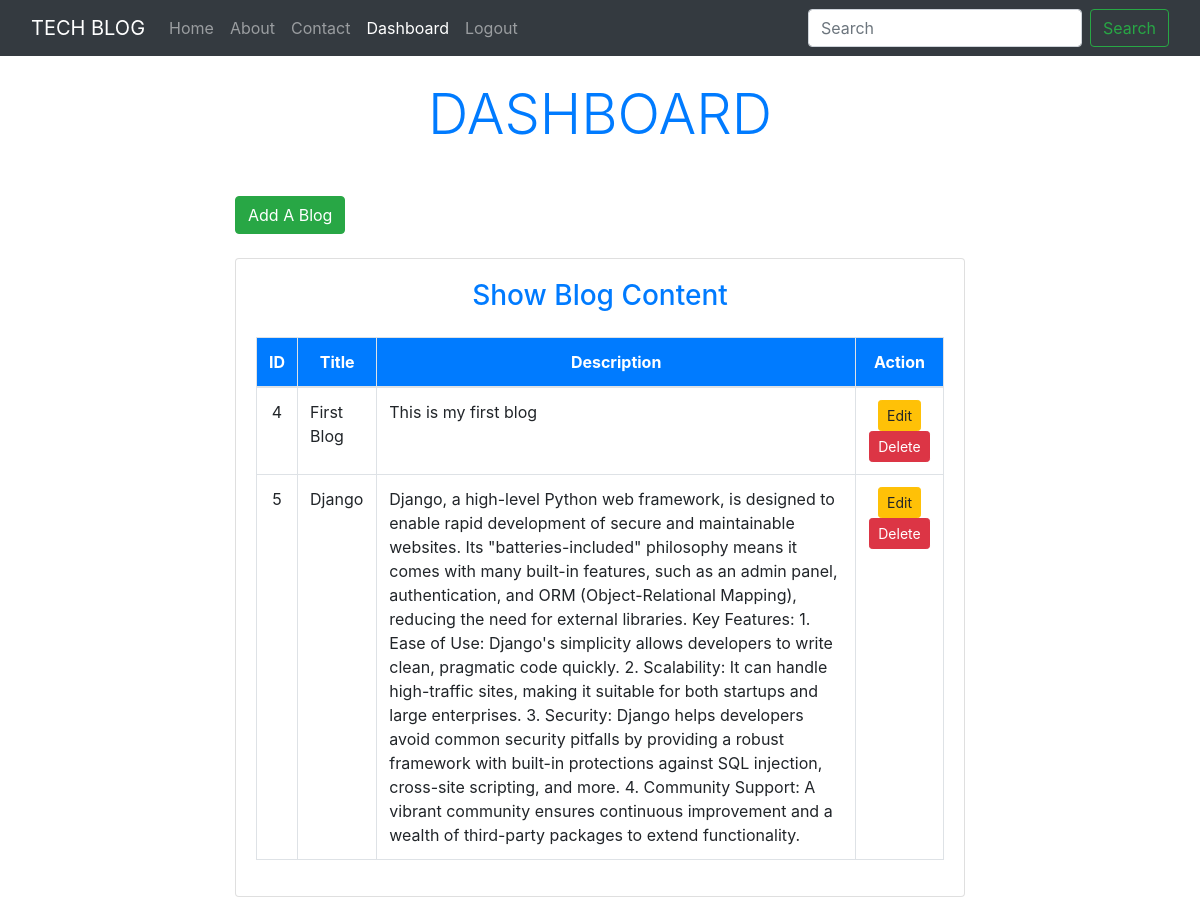
Page /dashboard/ (signed in) on the committed database.
### blog/models.py (models this page shows)
class Blog(models.Model):
    title = models.CharField(max_length=200)
    cont = models.TextField()

### blog/views.py (the view)
# urls.py: path('dashboard/',views.dashboard, name="dashboard"),
def dashboard(request):
    if request.user.is_authenticated:
        blogs = Blog.objects.all()
        user = request.user
        full_name = user.get_full_name()
        gps = user.groups.all()
        return render(request, 'blog/dashboard.html',{'blogs':blogs,'full_name':full_name,'groups':gps})

### blog/templates/blog/dashboard.html (shortened to what this page needs)
{% extends 'blog/base.html' %}
{% load static %}
{% block content %}
<div class="container py-4">
    <div class="row justify-content-center">
        <div class="col-md-8">
            <h2 class="display-4 text-primary text-center mb-5">DASHBOARD</h2>
            <a class="btn btn-success mb-4" href="{% url 'addblog' %}">Add A Blog</a>
            <div class="card mb-4">
                <div class="card-body">
                    <h3 class="card-title text-center text-primary mb-4">Show Blog Content</h3>
                    {% if blogs %}
                        <div class="table-responsive">
                            <table class="table table-hover table-bordered">
                                <thead class="bg-primary text-white">
                                    <tr>
                                        <th scope="col" class="text-center">ID</th>
                                        <th scope="col" class="text-center">Title</th>
                                        <th scope="col" class="text-center">Description</th>
                                        <th scope="col" class="text-center">Action</th>
                                    </tr>
                                </thead>
                                <tbody>
                                    {% for blg in blogs %}
                                        <tr>
                                            <td class="text-center">{{ blg.id }}</td>
                                            <td>{{ blg.title }}</td>
                                            <td>{{ blg.cont }}</td>
                                            <td class="text-center">
                                                <a href="{% url 'updateblog' blg.id %}" class="btn btn-warning btn-sm">Edit</a>
                                                {% if perms.blog.delete_blog %}
                                                    <form action="{% url 'deleteblog' blg.id %}" method="post" class="d-inline">
                                                        <input type="submit" class="btn btn-danger btn-sm" value="Delete">
                                                    </form>
                                                {% endif %}
                                            </td>
                                        </tr>
                                    {% endfor %}
                                </tbody>
                            </table>
                        </div>
                    {% else %}
                        <h4 class="text-center alert alert-warning">NO Records!</h4>
                    {% endif %}
                </div>
            </div>
        </div>
    </div>
</div>
{% endblock content %}

### blog/templates/blog/base.html (shortened to what this page needs)
<!DOCTYPE html>
{% load static %}
<html>
    <head>
        <link rel="stylesheet" href="{% static 'blog/css/bootstrap.css' %}">
        <link rel="stylesheet" href="{% static 'blog/css/style.css' %}">
    </head>
    <body>
        <div class="container-fluid bg-dark">
            {% include "blog/navbar.html" %}
        </div>
        <div class="container">
            <div class="row">
                <div class="col-sm-12">
                </div>
            </div>
            <div class="row">
                {% block content %}{% endblock content %}
            </div>
        </div>
    </body>
</html>

### blog/templates/blog/navbar.html (shortened to what this page needs)
<nav class="navbar navbar-expand-lg navbar-dark bg-dark">
  <a class="navbar-brand" href="/">TECH BLOG</a>
  <div class="collapse navbar-collapse" id="navbarNavAltMarkup">
    <div class="navbar-nav">
      <a class="nav-item nav-link {% if request.path == '/' %}active{% endif %}" href="/">Home</a>
      <a class="nav-item nav-link {% if request.path == '/about/' %}active{% endif %}" href="{% url 'about' %}">About</a>
      <a class="nav-item nav-link {% if request.path == '/contact/' %}active{% endif %}" href="{% url 'contact' %}">Contact</a>
      {% if request.user.is_authenticated %}
      <a class="nav-item nav-link {% if request.path == '/dashboard/' %}active{% endif %}" href="{% url 'dashboard' %}">Dashboard</a>
      <a class="nav-item nav-link" href="{% url 'logout' %}">Logout</a>
      {% else %}
      <a class="nav-item nav-link" href="{% url 'signup' %}">Signup</a>
      <a class="nav-item nav-link" href="{% url 'login' %}">Login</a>
      {% endif %}
    </div>
    <form class="form-inline my-2 my-lg-0 ml-auto">
      <input class="form-control mr-sm-2" type="search" placeholder="Search" aria-label="Search">
      <button class="btn btn-outline-success my-2 my-sm-0" type="submit">Search</button>
    </form>
  </div>
</nav>

### rows in the picture
Blog: id "4", title "First Blog", cont "This is my first blog"
Blog: id "5", title "Django", cont "Django, a high-level Python web framework, is designed to enable rapid development of secure and maintainable websites. Its \"batteries-included\" philosophy means it comes with many built-in features, such as an admin panel, authentication, and ORM (Object-Relational Mapping), reducing the need for external libraries. Key Features: 1. Ease of Use: Django's simplicity allows developers to write clean, pragmatic code quickly. 2. Scalability: It can handle high-traffic sites, making it suitable for both startups and large enterprises. 3. Security: Django helps developers avoid common security pitfalls by providing a robust framework with built-in protections against SQL injection, cross-site…"
